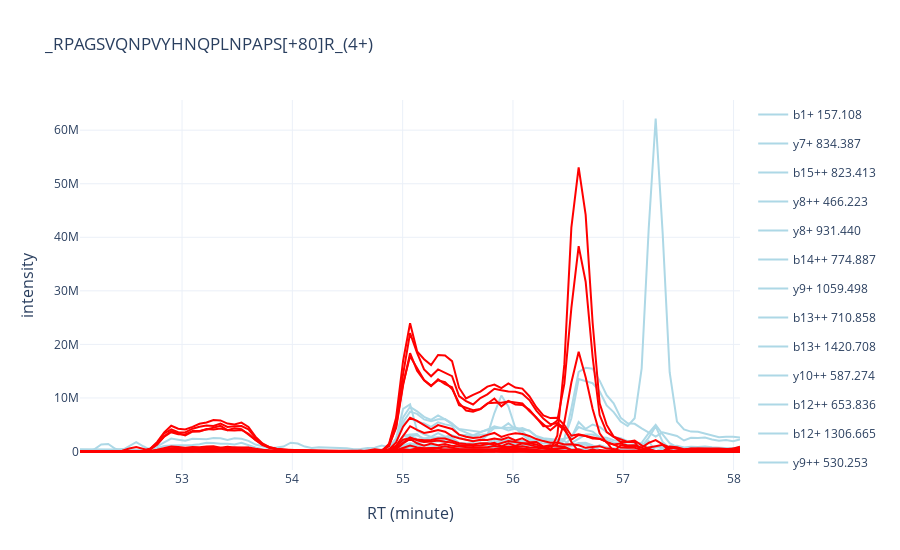

Notebook source saved alongside this figure:
### Code cell
xic_plotter.rt_sec_win = 360
plot_df = make_xic_plot_df_for_peptide(
    phos_seq, phos_mods, phos_sites, 
    phos_charge, xic_rt_sec,
    ms_level=2
)
plot_df["color"] = "lightblue"
plot_df.loc[plot_df.fragment_idx.isin(site_specific_idxes),"color"] = "red"
fig = xic_plotter.plot(
    phos_psm_tims, plot_df.sort_values("color"), 
    title=plot_df.modified_sequence.values[0]
)
fig
